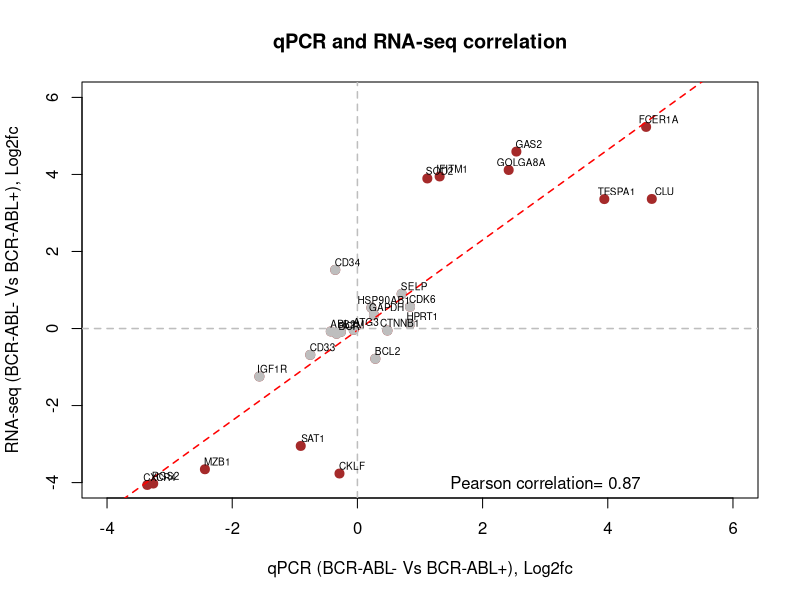

This chart was generated by the following R code:
#############################################################
#Author: Supat Thongjuea, MRC Molecular Haematology Unit, Weatherall Institute of Molecular Medicine, University of Oxford, UK 
#Contact email : supat.thongjuea@ndcls.ox.ac.uk or supat.thongjuea@gmail.com
#Maintainer: Supat Thongjuea and Alice Giustacchini
#Title: Single-cell Transcriptomics Uncovers Distinct and Clinically Predictive Molecular Signatures of Stem Cells in Chronic Myeloid Leukemia
#Journal : Nature Medicine
#Year : 2017
#############################################################
#This R script is used to generate Fig2f.
##############################################################
df<-read.table("Combined.qPCR.RNA-seq.txt",header=T)
df<-df[c("gene","delta_delta_ct","log2fc")]
colnames(df)<-c("gene","x","y")
df1<-subset(df,abs(y)>=3.32)

selected.genes<-c("B2M","GAPDH","HSP90AB1","CD34","CTNNB1","HPRT1","CD33","BCR","ABL1","IGF1R","SELP","BCL2","CDK6","ATG3","SAT1")
df2<-df[df$gene %in% selected.genes,]

#############combined two gene sets#####
my.df<-rbind(df1,df2)
################save data matrix to a file####################################
write.table(my.df,file="Fig2f.data.matrix.txt",
		append=FALSE, sep="\t", quote=FALSE,row.names=FALSE, col.names=TRUE)
##############################################################################

nosig.index<-which(abs(my.df$x) < 2 & abs(my.df$y) < 2)

pdf(file="Fig2f.pdf", width=6, height=6, onefile=T, bg="transparent",fonts = NULL,useDingbats=FALSE)

mod <- lm(y ~ x, data = my.df)
newx <- seq(min(my.df$x), max(my.df$x), length.out=100)
preds <- predict(mod, newdata = data.frame(x=newx),interval = 'confidence')

# plot
plot(my.df$x,my.df$y, type = 'n',xlab="qPCR (BCR-ABL- Vs BCR-ABL+), Log2fc",
		ylab="RNA-seq (BCR-ABL- Vs BCR-ABL+), Log2fc",xlim=c(-4,6),ylim=c(-4,6),
		main="qPCR and RNA-seq correlation")
points(my.df$x,my.df$y,pch=19,cex=1.2,col="brown")
points(my.df$x[nosig.index],my.df$y[nosig.index],pch=19,cex=1.2,col="grey")
abline(mod,lty=2,lwd=1.5,col="red")
abline(v=0,lty=2,lwd=1.5,col="grey")
abline(h=0,lty=2,lwd=1.5,col="grey")
text(my.df$x+0.2,my.df$y+0.2,labels=my.df$gene,cex=0.6)
text(3,-4,paste("Pearson correlation= ",format(cor(my.df$x,my.df$y),digit=3),sep=""))
dev.off()